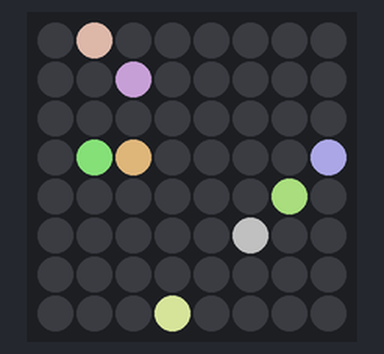
Recording of a program running on a simulated Raspberry Pi (BCM pin numbers) with a Sense HAT. Shown: the Sense HAT's 8×8 RGB LED matrix. Dim RGB values are drawn brighter than linear; random numbers come from a fixed seed; what the program prints to the terminal is not drawn.

Above: at 0.49 s.
At 5.22 s:
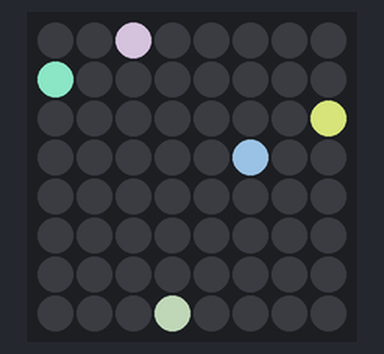
At 10.26 s:
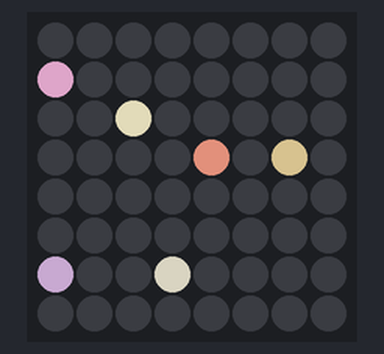
At 20.02 s:
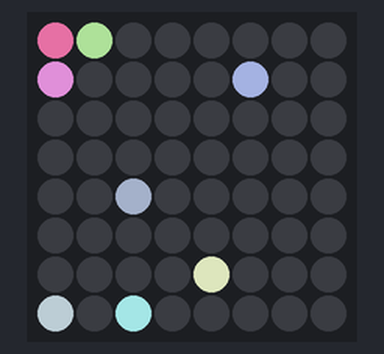
At 29.79 s:
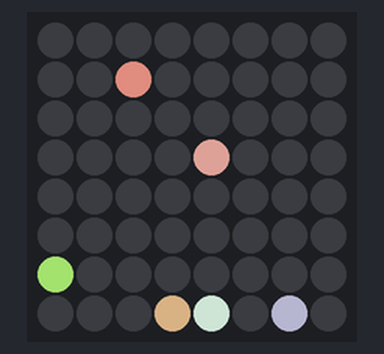
At 39.56 s:
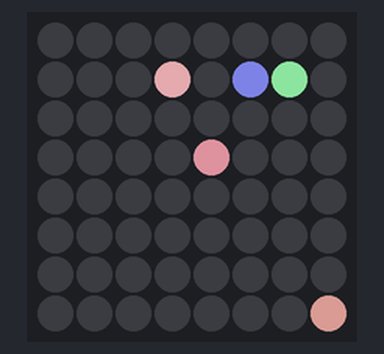

The program:

cross_sense.py
```python
#!/usr/bin/env python

import time
import sys
import enterMod
from random import randint

from sense_hat import SenseHat

sense = SenseHat()
sense.set_rotation(0)
sense.low_light = True
width = 8
height = 8

print("""Cross

You should see randomly coloured dots crossing paths with each other.

If you're using a Unicorn HAT and only half the screen lights up,
edit this example and  change 'unicorn.AUTO' to 'unicorn.HAT' below.
""")

points = []


class LightPoint:

    def __init__(self):

        self.direction = randint(1, 4)
        if self.direction == 1:
            self.x = randint(0, width - 1)
            self.y = 0
        elif self.direction == 2:
            self.x = 0
            self.y = randint(0, height - 1)
        elif self.direction == 3:
            self.x = randint(0, width - 1)
            self.y = height - 1
        else:
            self.x = width - 1
            self.y = randint(0, height - 1)

        self.colour = []
        for i in range(0, 3):
            self.colour.append(randint(100, 255))


def update_positions():

    for point in points:
        if point.direction == 1:
            point.y += 1
            if point.y > height - 1:
                points.remove(point)
        elif point.direction == 2:
            point.x += 1
            if point.x > width - 1:
                points.remove(point)
        elif point.direction == 3:
            point.y -= 1
            if point.y < 0:
                points.remove(point)
        else:
            point.x -= 1
            if point.x < 0:
                points.remove(point)


def plot_points():

    sense.clear()
    for point in points:
        sense.set_pixel(point.x, point.y, point.colour[0], point.colour[1], point.colour[2])


while (True):

    if len(points) < 10 and randint(0, 5) > 1:
        points.append(LightPoint())
    plot_points()
    update_positions()
    time.sleep(0.03)
    c=enterMod.getKey()
    if c==1:
        sense.clear([0,0,0])
        sys.exit()
```

enterMod.py
```python
#!/usr/bin/python
import sys

from evdev import InputDevice, list_devices, ecodes
from select import select

found = False;
devices = [InputDevice(fn) for fn in list_devices()]
for dev in devices:
    if dev.name == 'Raspberry Pi Sense HAT Joystick':
        found = True;
        break

if not(found):
    print('Raspberry Pi Sense HAT Joystick not found. Aborting ...')
    sys.exit()

def getKey():
    ry,w,x = select([dev.fd], [], [], 0)

    # if there is something to be read from dev
    if ry:
       for event in dev.read():
         if event.type == ecodes.EV_KEY:
            if event.value == 1:  # key down
                if event.code == ecodes.KEY_ENTER:
                    print "Touche enter"
                    return 1
	        elif event.code == ecodes.KEY_DOWN:
		    return 2
                elif event.code == ecodes.KEY_UP:
                    return 3
                elif event.code == ecodes.KEY_LEFT:
                    return 4
                elif event.code == ecodes.KEY_RIGHT:
                    return 5
    return 0
```
